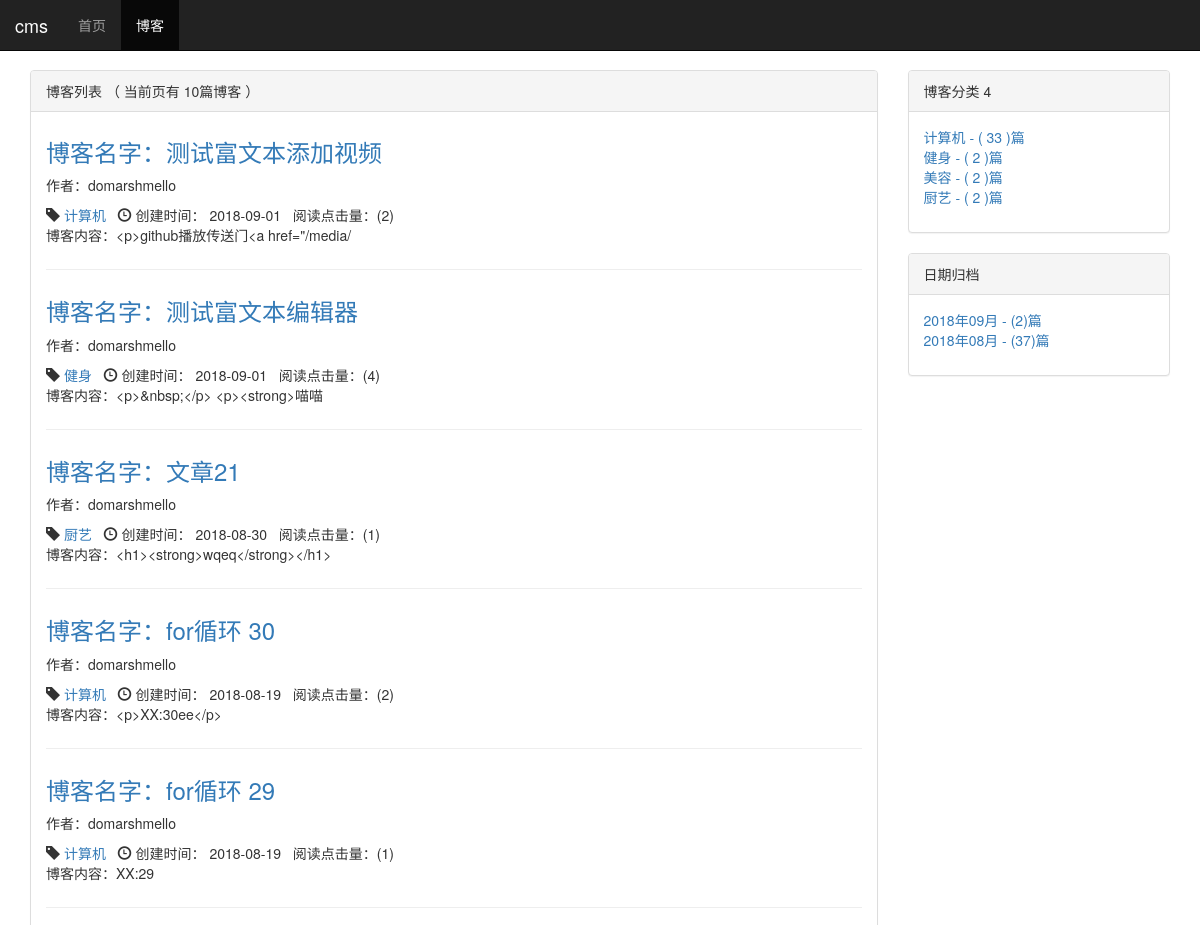
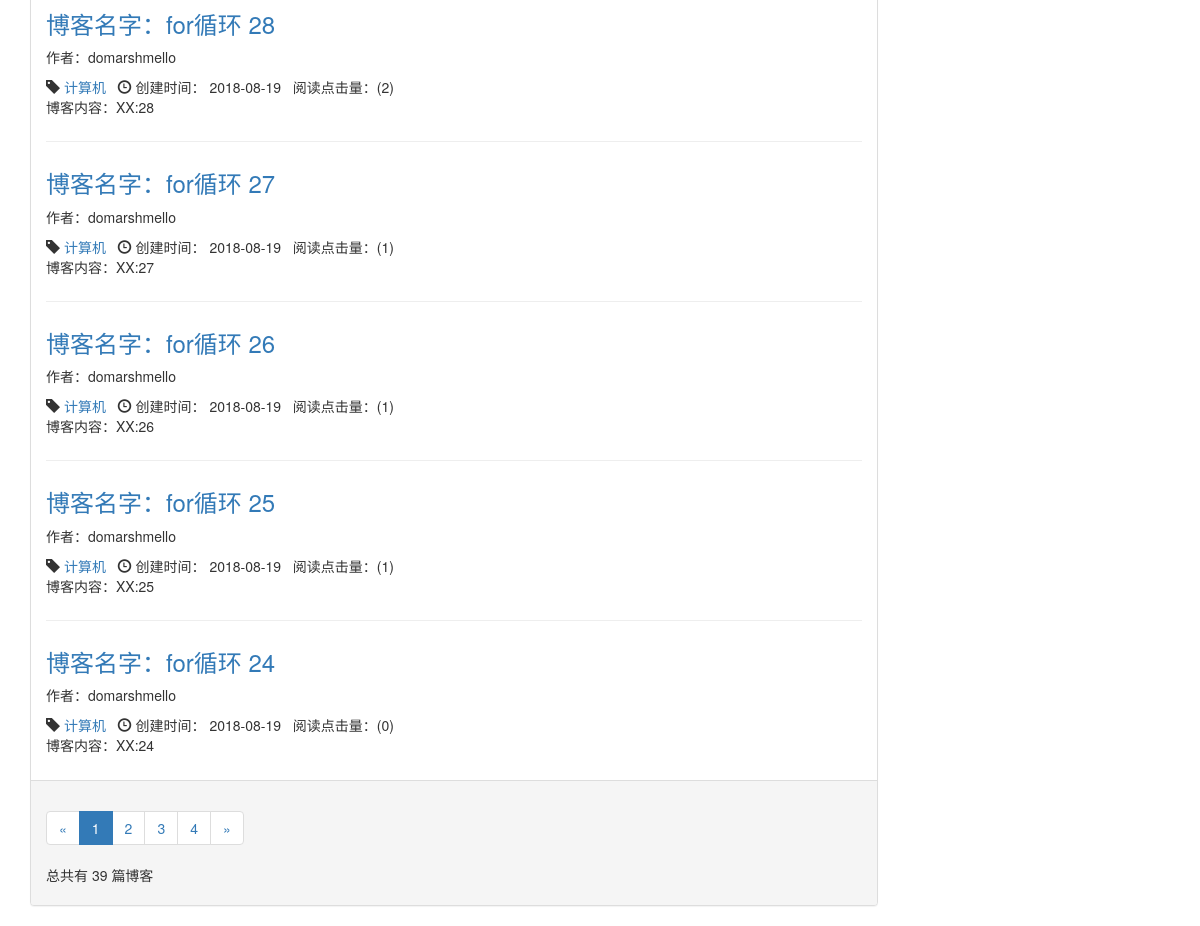
Screenshot of /blog/ with the database file from the repository (2 pictures, top to bottom).
### mytest/models.py (models this page shows, shortened)
class Blog(models.Model, ReadNumExpandMethod):
    title = models.CharField(verbose_name='标题', max_length=60)
    blog_type = models.ForeignKey(BlogType, verbose_name='类型', on_delete=models.DO_NOTHING)
    content = RichTextUploadingField(verbose_name='内容')
    author = models.ForeignKey(User, verbose_name='作者', on_delete=models.DO_NOTHING)
    created_time = models.DateTimeField(verbose_name='创建时间', auto_now_add=True)
    last_update_time = models.DateTimeField(verbose_name='更新时间', auto_now_add=True)
    tags = TaggableManager()  # tags器管理网求允许你从Blog对象中添加，检索和移除标签。
    class Meta:
        ordering = ['-created_time']

class BlogType(models.Model):
    type_name = models.CharField(verbose_name='分类', max_length=20)
    def __str__(self):
        return self.type_name

### read_statistics/models.py (models this page shows)
class ReadNum(models.Model):
    read_num = models.IntegerField(verbose_name='点击阅读量', default=0)
    content_type = models.ForeignKey(ContentType, on_delete=models.DO_NOTHING)
    object_id = models.PositiveIntegerField()
    content_object = GenericForeignKey('content_type', 'object_id')

### mytest/views.py (the view)
# urls.py: path('', blog_list, name="blog_list"),
def blog_list(request):
    blogs_all_list = Blog.objects.all()
    context = get_blog_list_common_data(request, blogs_all_list)
    return render_to_response('blog_list.html', context)

### read_statistics/models.py (called while the page is built)
    def get_read_num(self):
        try:
            ct = ContentType.objects.get_for_model(self)
            readnum = ReadNum.objects.get(content_type=ct, object_id=self.pk)
            return readnum.read_num
        except exceptions.ObjectDoesNotExist:
            return 0

### mytest/templates/blog_list.html (shortened to what this page needs)
{% extends 'base.html' %}
{% block nav_blog_active %} active {% endblock %}
{% load staticfiles %}
{% block header_extends %}
<link rel="stylesheet" href="{% static 'blog/blog.css' %}">
{% endblock %}
{% block content%}
<div class="container">
    <div class="row">
        <div class="col-xs-9 col-sm-9 col-md-9 col-lg-9">
            <div class="panel panel-default">
                <div class="panel-heading">
                    {% block blog_list_title %} 博客列表  （ 当前页有  {{ blogs|length }}篇博客 ）  {% endblock %}
                </div>
                <div class="panel-body">
                    {% for blog in blogs %}
                    <div class="blog">
                       <h3>
                           <a href="{% url 'blog_detail' blog.pk %}">博客名字：{{ blog.title }} </a>
                       </h3>
                        <p>作者：{{ blog.author | truncatechars:100}} </p>
                        <p class="blog-info">
                            <span class="glyphicon glyphicon-tag"></span>  <a href="{% url 'blog_with_type' blog.blog_type.pk %}">{{ blog.blog_type }}</a>&nbsp;&nbsp;
                            <span class="glyphicon glyphicon-time"></span> 创建时间：  {{ blog.created_time|date:"Y-m-d" }}&nbsp;&nbsp;
                            阅读点击量：({{ blog.get_read_num }})
                        </p>
                        <p>博客内容：{{ blog.content | truncatechars:30}} </p>
                    </div>
                        {% empty %}
                    <div class="blog">
                        <h3>暂时没有博客 敬请期待更新</h3>
                    </div>
                        {% endfor %}
                </div>
                <div class="panel-footer">
                        <ul class="pagination">
                            <li>
                                {% if  page_of_blogs.has_previous  %}
                                <a href="?page={{ page_of_blogs.previous_page_number }}" aria-label="Previous">
                                    <span aria-hidden="true">&laquo;</span>
                                </a>
                                {% else %}
                                <span aria-hidden="true">&laquo;</span>
                                {% endif %}
                            </li>
                            {% for page_num in page_of_blogs.paginator.page_range %}
                            {% if page_num == page_of_blogs.number %}
                            <li class="active"><span>{{ page_num }}</span></li>
                            {% else %}
                                {% if page_num == '...' %}
                                <li><span>{{ page_num }}</span></li>
                            {% else %}
                            <li><a href="?page={{ page_num }}">{{ page_num }}</a></li>
                            {% endif %}
                            {% endif %}
                            {% endfor %}
                            <li>
                                {% if page_of_blogs.has_next %}
                                <a href="?page={{ page_of_blogs.next_page_number }}" aria-label="Next">
                                    <span aria-hidden="true">&raquo;</span>
                                </a>
                                {% else %}
                                <span aria-hidden="true">&raquo;</span>
                                {% endif %}
                            </li>
                        </ul>
                        <p>总共有 {{ page_of_blogs.paginator.count}} 篇博客 </p>
                </div>
            </div>
        </div>
        <div class="col-xs-3 col-sm-3 col-md-3 col-lg-3">
            <div class="panel panel-default">
                    <div class="panel-heading">博客分类 {{ blog_types | length }}</div>
                        <div class="panel-body">
                            <ul class="blog-types">
                                {% for blog_type in blog_types %}
                                <li>
                                    <a href="{% url 'blog_with_type' blog_type.pk %}">
                                        {{ blog_type.type_name }}  - ( {{ blog_type.blog_count }} )篇
                                    </a>
                                 </li>
                            {% empty %}
                                <li>暂无分类</li>
                                {% endfor %}
                             </ul>
                        </div>
            </div>
            <div class="panel panel-default">
                 <div class="panel-heading">日期归档</div>
                    <div class="panel-body">
                     <ul>
                         {% for blog_date, blog_count  in blog_dates.items %}
                         <li>
                             <a href="{% url 'blogs_with_date' blog_date.year blog_date.month %}">
                                 {{ blog_date | date:"Y年m月" }} - ({{ blog_count}})篇
                             </a>
                         </li>
                        {% endfor %}
                     </ul>
                     </div>
             </div>
        </div>
    </div>
</div>
{% endblock %}

### static/base.css (style rules this page uses)
* { margin: 0; padding: 0; }
body { margin-top: 70px!important; }
ul { list-style-type: none!important; }

### mytest/static/blog/blog.css (style rules this page uses)
ul.blog-types { list-style-type: none; }
div.blog:not(:last-child) { margin-bottom: 2em; padding-bottom: 1em; border-bottom: 1px solid #eee; }
div.blog h3 { margin-top: 0.5em; }
div.blog p.blog-info { margin-bottom: 0; }

### rows the page displays
Blog: title "测试富文本添加视频", author "domarshmello", blog_type "计算机", created_time "2018-09-01", get_read_num "2", content "<p>github播放传送门<a href=\"/media/"
Blog: title "测试富文本编辑器", author "domarshmello", blog_type "健身", created_time "2018-09-01", get_read_num "4", content "<p>&nbsp;</p> <p><strong>喵喵"
Blog: title "文章21", author "domarshmello", blog_type "厨艺", created_time "2018-08-30", get_read_num "1", content "<h1><strong>wqeq</strong></h1>"
Blog: title "for循环 30", author "domarshmello", blog_type "计算机", created_time "2018-08-19", get_read_num "2", content "<p>XX:30ee</p>"
Blog: title "for循环 29", author "domarshmello", blog_type "计算机", created_time "2018-08-19", get_read_num "1", content "XX:29"
Blog: title "for循环 28", author "domarshmello", blog_type "计算机", created_time "2018-08-19", get_read_num "2", content "XX:28"
Blog: title "for循环 27", author "domarshmello", blog_type "计算机", created_time "2018-08-19", get_read_num "1", content "XX:27"
Blog: title "for循环 26", author "domarshmello", blog_type "计算机", created_time "2018-08-19", get_read_num "1", content "XX:26"
Blog: title "for循环 25", author "domarshmello", blog_type "计算机", created_time "2018-08-19", get_read_num "1", content "XX:25"
Blog: title "for循环 24", author "domarshmello", blog_type "计算机", created_time "2018-08-19", get_read_num "0", content "XX:24"
BlogType: type_name "计算机", blog_count "33"
BlogType: type_name "健身", blog_count "2"
BlogType: type_name "美容", blog_count "2"
BlogType: type_name "厨艺", blog_count "2"

### other values shown
{{ blogs|length }} "10"
{{ page_num }} "1"
{{ page_num }} "2" "3" "4"
{{ page_of_blogs.paginator.count }} "39"
{{ blog_types | length }} "4"
{{ blog_date | date:"Y年m月" }} "2018年09月" "2018年08月"
{{ blog_count }} "2" "37"
